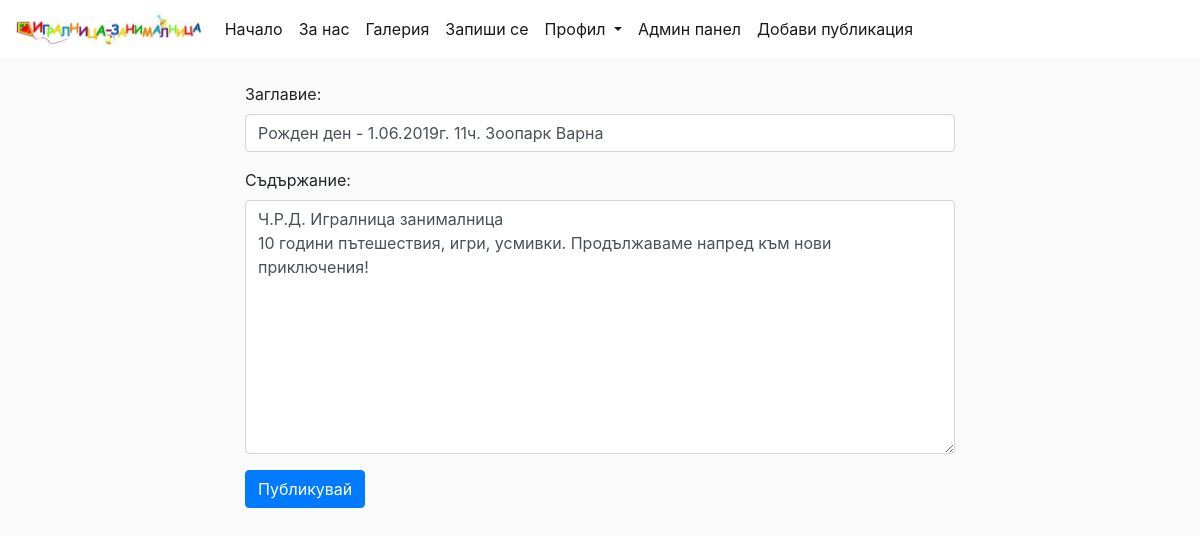
Page /news/edit/17/ (signed in) on the committed database.
### news/models.py (models this page shows, shortened)
class Post(models.Model):
    title = models.CharField('заглавие', max_length=50, default='No title')
    pub_date = models.DateField('дата на публикуване', auto_now_add=True)
    content = models.TextField('съдържание', default='No content')
    class Meta:
        verbose_name = 'публикация'
        verbose_name_plural = 'публикации'

### news/views.py (the view)
# urls.py: path('news/edit/<pk>/', views.NewsEdit.as_view(), name='edit'),
class NewsEdit(UpdateView):
    model = Post
    context_object_name = 'comment'
    form_class = PostForm
    success_url = '/'
    template_name = 'news-edit.html'

### news/forms.py
class PostForm(forms.ModelForm):
    title = forms.CharField(label='Заглавие', required=True, validators=[MaxLengthValidator(50)],
                            max_length=50,
                            widget=forms.TextInput(
                                attrs={
                                    'class': 'form-control'
                                      }
                              ))
    content = forms.CharField(label='Съдържание', required=True,
                              widget=forms.Textarea(
                                attrs={
                                    'class': 'form-control'
                                      }
                              ))
    class Meta:
        model = Post
        fields = ('title', 'content',)

### news/templates/news-edit.html (shortened to what this page needs)
{% extends 'index.html' %}
{% block body %}
{% if user.is_superuser %}
<div class="container">
    <div class="row">
        <div class="col-lg-2"></div>
        <div class="col-lg-8">
        <form method="post">
            {{form.as_p}}
            <button class="btn btn-primary" type="submit">Публикувай</button>
        </form>
            </div>
        <div class="col-lg-2"></div>
    </div>
</div>
{% else %}
{% include 'permission_denied.html' %}
{% endif %}
{% endblock %}

### common/static/index.css (style rules this page uses)
body { background: #fafafa; }

### rows in the picture
Post: title "Рожден ден - 1.06.2019г. 11ч. Зоопарк Варна", content "Ч.Р.Д. Игралница занималница 10 години пътешествия, игри, усмивки. Продължаваме напред към нови приключения!"
